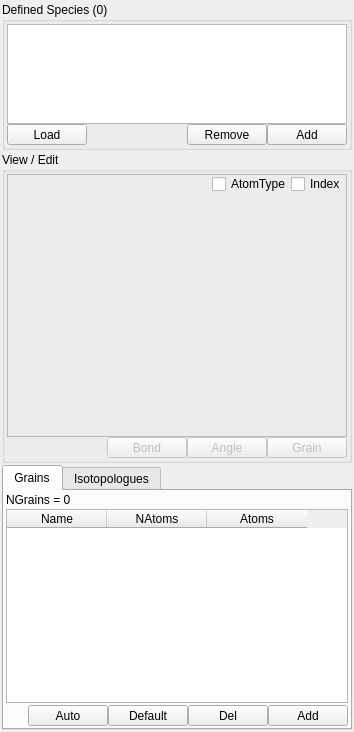
<?xml version="1.0" encoding="UTF-8"?>
<ui version="4.0">
 <class>DUQSpeciesDockWidget</class>
 <widget class="QDockWidget" name="DUQSpeciesDockWidget">
  <property name="geometry">
   <rect>
    <x>0</x>
    <y>0</y>
    <width>354</width>
    <height>732</height>
   </rect>
  </property>
  <property name="windowTitle">
   <string>Species</string>
  </property>
  <widget class="QWidget" name="dockWidgetContents">
   <layout class="QVBoxLayout" name="verticalLayout_5">
    <property name="spacing">
     <number>2</number>
    </property>
    <property name="margin">
     <number>2</number>
    </property>
    <item>
     <widget class="QGroupBox" name="DefinedSpeciesGroup">
      <property name="sizePolicy">
       <sizepolicy hsizetype="Expanding" vsizetype="Expanding">
        <horstretch>0</horstretch>
        <verstretch>0</verstretch>
       </sizepolicy>
      </property>
      <property name="title">
       <string>Defined Species (0)</string>
      </property>
      <layout class="QVBoxLayout" name="verticalLayout_2">
       <property name="spacing">
        <number>0</number>
       </property>
       <property name="margin">
        <number>2</number>
       </property>
       <item>
        <widget class="QListWidget" name="DefinedSpeciesList">
         <property name="sizePolicy">
          <sizepolicy hsizetype="Expanding" vsizetype="Maximum">
           <horstretch>0</horstretch>
           <verstretch>1</verstretch>
          </sizepolicy>
         </property>
         <property name="maximumSize">
          <size>
           <width>16777215</width>
           <height>100</height>
          </size>
         </property>
         <property name="editTriggers">
          <set>QAbstractItemView::DoubleClicked|QAbstractItemView::EditKeyPressed</set>
         </property>
         <property name="alternatingRowColors">
          <bool>true</bool>
         </property>
        </widget>
       </item>
       <item>
        <layout class="QHBoxLayout" name="horizontalLayout_2">
         <property name="spacing">
          <number>0</number>
         </property>
         <item>
          <widget class="QPushButton" name="LoadSpeciesButton">
           <property name="minimumSize">
            <size>
             <width>0</width>
             <height>0</height>
            </size>
           </property>
           <property name="maximumSize">
            <size>
             <width>400</width>
             <height>21</height>
            </size>
           </property>
           <property name="text">
            <string>Load</string>
           </property>
           <property name="icon">
            <iconset resource="icons.qrc">
             <normaloff>:/Icons/icons/file_open.svg</normaloff>:/Icons/icons/file_open.svg</iconset>
           </property>
           <property name="iconSize">
            <size>
             <width>12</width>
             <height>12</height>
            </size>
           </property>
          </widget>
         </item>
         <item>
          <spacer name="horizontalSpacer_3">
           <property name="orientation">
            <enum>Qt::Horizontal</enum>
           </property>
           <property name="sizeHint" stdset="0">
            <size>
             <width>40</width>
             <height>20</height>
            </size>
           </property>
          </spacer>
         </item>
         <item>
          <widget class="QPushButton" name="RemoveSpeciesButton">
           <property name="minimumSize">
            <size>
             <width>0</width>
             <height>0</height>
            </size>
           </property>
           <property name="maximumSize">
            <size>
             <width>400</width>
             <height>21</height>
            </size>
           </property>
           <property name="text">
            <string>Remove</string>
           </property>
           <property name="icon">
            <iconset resource="icons.qrc">
             <normaloff>:/Icons/icons/basic_minus.svg</normaloff>:/Icons/icons/basic_minus.svg</iconset>
           </property>
           <property name="iconSize">
            <size>
             <width>12</width>
             <height>12</height>
            </size>
           </property>
          </widget>
         </item>
         <item>
          <widget class="QPushButton" name="AddSpeciesButton">
           <property name="minimumSize">
            <size>
             <width>0</width>
             <height>0</height>
            </size>
           </property>
           <property name="maximumSize">
            <size>
             <width>400</width>
             <height>21</height>
            </size>
           </property>
           <property name="text">
            <string>Add</string>
           </property>
           <property name="icon">
            <iconset resource="icons.qrc">
             <normaloff>:/Icons/icons/basic_plus.svg</normaloff>:/Icons/icons/basic_plus.svg</iconset>
           </property>
           <property name="iconSize">
            <size>
             <width>12</width>
             <height>12</height>
            </size>
           </property>
          </widget>
         </item>
        </layout>
       </item>
      </layout>
     </widget>
    </item>
    <item>
     <widget class="QGroupBox" name="ViewEditGroup">
      <property name="sizePolicy">
       <sizepolicy hsizetype="Expanding" vsizetype="Expanding">
        <horstretch>0</horstretch>
        <verstretch>4</verstretch>
       </sizepolicy>
      </property>
      <property name="title">
       <string>View / Edit</string>
      </property>
      <layout class="QVBoxLayout" name="verticalLayout_3">
       <property name="spacing">
        <number>0</number>
       </property>
       <property name="margin">
        <number>2</number>
       </property>
       <item>
        <widget class="QFrame" name="ViewFrame">
         <property name="sizePolicy">
          <sizepolicy hsizetype="Expanding" vsizetype="Expanding">
           <horstretch>0</horstretch>
           <verstretch>0</verstretch>
          </sizepolicy>
         </property>
         <property name="frameShape">
          <enum>QFrame::StyledPanel</enum>
         </property>
         <property name="frameShadow">
          <enum>QFrame::Sunken</enum>
         </property>
         <layout class="QVBoxLayout" name="verticalLayout_8">
          <property name="spacing">
           <number>0</number>
          </property>
          <property name="margin">
           <number>0</number>
          </property>
          <item>
           <layout class="QHBoxLayout" name="horizontalLayout_20">
            <property name="spacing">
             <number>0</number>
            </property>
            <item>
             <spacer name="horizontalSpacer_13">
              <property name="orientation">
               <enum>Qt::Horizontal</enum>
              </property>
              <property name="sizeHint" stdset="0">
               <size>
                <width>40</width>
                <height>16</height>
               </size>
              </property>
             </spacer>
            </item>
            <item>
             <widget class="QCheckBox" name="ViewAtomTypeCheck">
              <property name="sizePolicy">
               <sizepolicy hsizetype="Minimum" vsizetype="Fixed">
                <horstretch>0</horstretch>
                <verstretch>0</verstretch>
               </sizepolicy>
              </property>
              <property name="maximumSize">
               <size>
                <width>16777215</width>
                <height>18</height>
               </size>
              </property>
              <property name="text">
               <string>AtomType</string>
              </property>
             </widget>
            </item>
            <item>
             <widget class="QCheckBox" name="ViewIndexCheck">
              <property name="sizePolicy">
               <sizepolicy hsizetype="Minimum" vsizetype="Fixed">
                <horstretch>0</horstretch>
                <verstretch>0</verstretch>
               </sizepolicy>
              </property>
              <property name="maximumSize">
               <size>
                <width>16777215</width>
                <height>18</height>
               </size>
              </property>
              <property name="text">
               <string>Index</string>
              </property>
             </widget>
            </item>
           </layout>
          </item>
          <item>
           <widget class="SpeciesViewer" name="SpeciesView" native="true">
            <property name="sizePolicy">
             <sizepolicy hsizetype="Expanding" vsizetype="Expanding">
              <horstretch>0</horstretch>
              <verstretch>0</verstretch>
             </sizepolicy>
            </property>
            <property name="mouseTracking">
             <bool>true</bool>
            </property>
           </widget>
          </item>
         </layout>
        </widget>
       </item>
       <item>
        <layout class="QHBoxLayout" name="horizontalLayout_6">
         <property name="spacing">
          <number>0</number>
         </property>
         <item>
          <spacer name="horizontalSpacer">
           <property name="orientation">
            <enum>Qt::Horizontal</enum>
           </property>
           <property name="sizeHint" stdset="0">
            <size>
             <width>40</width>
             <height>20</height>
            </size>
           </property>
          </spacer>
         </item>
         <item>
          <widget class="QPushButton" name="AddBondFromSelectionButton">
           <property name="enabled">
            <bool>false</bool>
           </property>
           <property name="maximumSize">
            <size>
             <width>16777215</width>
             <height>21</height>
            </size>
           </property>
           <property name="text">
            <string>Bond</string>
           </property>
           <property name="icon">
            <iconset resource="icons.qrc">
             <normaloff>:/Icons/icons/basic_plus.svg</normaloff>:/Icons/icons/basic_plus.svg</iconset>
           </property>
           <property name="iconSize">
            <size>
             <width>12</width>
             <height>12</height>
            </size>
           </property>
          </widget>
         </item>
         <item>
          <widget class="QPushButton" name="AddAngleFromSelectionButton">
           <property name="enabled">
            <bool>false</bool>
           </property>
           <property name="maximumSize">
            <size>
             <width>16777215</width>
             <height>21</height>
            </size>
           </property>
           <property name="text">
            <string>Angle</string>
           </property>
           <property name="icon">
            <iconset resource="icons.qrc">
             <normaloff>:/Icons/icons/basic_plus.svg</normaloff>:/Icons/icons/basic_plus.svg</iconset>
           </property>
           <property name="iconSize">
            <size>
             <width>12</width>
             <height>12</height>
            </size>
           </property>
          </widget>
         </item>
         <item>
          <widget class="QPushButton" name="AddGrainFromSelectionButton">
           <property name="enabled">
            <bool>false</bool>
           </property>
           <property name="maximumSize">
            <size>
             <width>16777215</width>
             <height>21</height>
            </size>
           </property>
           <property name="text">
            <string>Grain</string>
           </property>
           <property name="icon">
            <iconset resource="icons.qrc">
             <normaloff>:/Icons/icons/basic_plus.svg</normaloff>:/Icons/icons/basic_plus.svg</iconset>
           </property>
           <property name="iconSize">
            <size>
             <width>12</width>
             <height>12</height>
            </size>
           </property>
          </widget>
         </item>
        </layout>
       </item>
      </layout>
     </widget>
    </item>
    <item>
     <widget class="QTabWidget" name="SpeciesTabs">
      <property name="sizePolicy">
       <sizepolicy hsizetype="Expanding" vsizetype="Maximum">
        <horstretch>0</horstretch>
        <verstretch>0</verstretch>
       </sizepolicy>
      </property>
      <property name="minimumSize">
       <size>
        <width>350</width>
        <height>0</height>
       </size>
      </property>
      <property name="currentIndex">
       <number>0</number>
      </property>
      <widget class="QWidget" name="GrainsTab">
       <attribute name="title">
        <string>Grains</string>
       </attribute>
       <layout class="QVBoxLayout" name="verticalLayout">
        <property name="spacing">
         <number>2</number>
        </property>
        <property name="margin">
         <number>2</number>
        </property>
        <item>
         <widget class="QLabel" name="NGrainsLabel">
          <property name="text">
           <string>NGrains = 0</string>
          </property>
         </widget>
        </item>
        <item>
         <widget class="QTableWidget" name="GrainsTable">
          <property name="editTriggers">
           <set>QAbstractItemView::DoubleClicked|QAbstractItemView::EditKeyPressed</set>
          </property>
          <property name="alternatingRowColors">
           <bool>true</bool>
          </property>
          <property name="selectionMode">
           <enum>QAbstractItemView::SingleSelection</enum>
          </property>
          <property name="selectionBehavior">
           <enum>QAbstractItemView::SelectRows</enum>
          </property>
          <attribute name="verticalHeaderVisible">
           <bool>false</bool>
          </attribute>
          <column>
           <property name="text">
            <string>Name</string>
           </property>
          </column>
          <column>
           <property name="text">
            <string>NAtoms</string>
           </property>
          </column>
          <column>
           <property name="text">
            <string>Atoms</string>
           </property>
          </column>
         </widget>
        </item>
        <item>
         <layout class="QHBoxLayout" name="horizontalLayout_7">
          <property name="spacing">
           <number>0</number>
          </property>
          <item>
           <spacer name="horizontalSpacer_8">
            <property name="orientation">
             <enum>Qt::Horizontal</enum>
            </property>
            <property name="sizeHint" stdset="0">
             <size>
              <width>40</width>
              <height>20</height>
             </size>
            </property>
           </spacer>
          </item>
          <item>
           <widget class="QPushButton" name="AutoGrainButton">
            <property name="minimumSize">
             <size>
              <width>0</width>
              <height>0</height>
             </size>
            </property>
            <property name="maximumSize">
             <size>
              <width>400</width>
              <height>21</height>
             </size>
            </property>
            <property name="toolTip">
             <string>Create a Grain setup based on chemical sub-units</string>
            </property>
            <property name="text">
             <string>Auto</string>
            </property>
            <property name="iconSize">
             <size>
              <width>12</width>
              <height>12</height>
             </size>
            </property>
           </widget>
          </item>
          <item>
           <widget class="QPushButton" name="AddDefaultGrainButton">
            <property name="minimumSize">
             <size>
              <width>0</width>
              <height>0</height>
             </size>
            </property>
            <property name="maximumSize">
             <size>
              <width>400</width>
              <height>21</height>
             </size>
            </property>
            <property name="toolTip">
             <string>Create a single Grain for the whole species</string>
            </property>
            <property name="text">
             <string>Default</string>
            </property>
            <property name="iconSize">
             <size>
              <width>12</width>
              <height>12</height>
             </size>
            </property>
           </widget>
          </item>
          <item>
           <widget class="QPushButton" name="RemoveGrainButton">
            <property name="minimumSize">
             <size>
              <width>0</width>
              <height>0</height>
             </size>
            </property>
            <property name="maximumSize">
             <size>
              <width>400</width>
              <height>21</height>
             </size>
            </property>
            <property name="text">
             <string>Del</string>
            </property>
            <property name="icon">
             <iconset resource="icons.qrc">
              <normaloff>:/Icons/icons/basic_minus.svg</normaloff>:/Icons/icons/basic_minus.svg</iconset>
            </property>
            <property name="iconSize">
             <size>
              <width>12</width>
              <height>12</height>
             </size>
            </property>
           </widget>
          </item>
          <item>
           <widget class="QPushButton" name="AddGrainButton">
            <property name="minimumSize">
             <size>
              <width>0</width>
              <height>0</height>
             </size>
            </property>
            <property name="maximumSize">
             <size>
              <width>400</width>
              <height>21</height>
             </size>
            </property>
            <property name="text">
             <string>Add</string>
            </property>
            <property name="icon">
             <iconset resource="icons.qrc">
              <normaloff>:/Icons/icons/basic_plus.svg</normaloff>:/Icons/icons/basic_plus.svg</iconset>
            </property>
            <property name="iconSize">
             <size>
              <width>12</width>
              <height>12</height>
             </size>
            </property>
           </widget>
          </item>
         </layout>
        </item>
       </layout>
      </widget>
      <widget class="QWidget" name="IsotopologuesTab">
       <attribute name="title">
        <string>Isotopologues</string>
       </attribute>
       <layout class="QVBoxLayout" name="verticalLayout_4">
        <property name="spacing">
         <number>2</number>
        </property>
        <property name="margin">
         <number>2</number>
        </property>
        <item>
         <widget class="QLabel" name="NIsotopologuesLabel">
          <property name="text">
           <string>NIsotopologues = 0</string>
          </property>
         </widget>
        </item>
        <item>
         <widget class="QTreeWidget" name="IsotopologuesTree">
          <property name="sizePolicy">
           <sizepolicy hsizetype="Expanding" vsizetype="Expanding">
            <horstretch>0</horstretch>
            <verstretch>1</verstretch>
           </sizepolicy>
          </property>
          <property name="mouseTracking">
           <bool>false</bool>
          </property>
          <property name="editTriggers">
           <set>QAbstractItemView::DoubleClicked|QAbstractItemView::EditKeyPressed</set>
          </property>
          <property name="alternatingRowColors">
           <bool>true</bool>
          </property>
          <column>
           <property name="text">
            <string>Isotopologue</string>
           </property>
          </column>
          <column>
           <property name="text">
            <string>AtomType</string>
           </property>
          </column>
          <column>
           <property name="text">
            <string>Element</string>
           </property>
          </column>
          <column>
           <property name="text">
            <string>Isotope</string>
           </property>
          </column>
         </widget>
        </item>
        <item>
         <layout class="QHBoxLayout" name="horizontalLayout_3">
          <property name="spacing">
           <number>0</number>
          </property>
          <item>
           <spacer name="horizontalSpacer_5">
            <property name="orientation">
             <enum>Qt::Horizontal</enum>
            </property>
            <property name="sizeHint" stdset="0">
             <size>
              <width>40</width>
              <height>20</height>
             </size>
            </property>
           </spacer>
          </item>
          <item>
           <widget class="QPushButton" name="CopyIsotopologueButton">
            <property name="minimumSize">
             <size>
              <width>0</width>
              <height>0</height>
             </size>
            </property>
            <property name="maximumSize">
             <size>
              <width>400</width>
              <height>21</height>
             </size>
            </property>
            <property name="text">
             <string>Copy</string>
            </property>
            <property name="icon">
             <iconset resource="icons.qrc">
              <normaloff>:/Icons/icons/basic_copy.svg</normaloff>:/Icons/icons/basic_copy.svg</iconset>
            </property>
            <property name="iconSize">
             <size>
              <width>12</width>
              <height>12</height>
             </size>
            </property>
           </widget>
          </item>
          <item>
           <widget class="QPushButton" name="RemoveIsotopologueFromSpeciesButton">
            <property name="minimumSize">
             <size>
              <width>0</width>
              <height>0</height>
             </size>
            </property>
            <property name="maximumSize">
             <size>
              <width>400</width>
              <height>21</height>
             </size>
            </property>
            <property name="text">
             <string>Remove</string>
            </property>
            <property name="icon">
             <iconset resource="icons.qrc">
              <normaloff>:/Icons/icons/basic_minus.svg</normaloff>:/Icons/icons/basic_minus.svg</iconset>
            </property>
            <property name="iconSize">
             <size>
              <width>12</width>
              <height>12</height>
             </size>
            </property>
           </widget>
          </item>
          <item>
           <widget class="QPushButton" name="AddIsotopologueToSpeciesButton">
            <property name="minimumSize">
             <size>
              <width>0</width>
              <height>0</height>
             </size>
            </property>
            <property name="maximumSize">
             <size>
              <width>400</width>
              <height>21</height>
             </size>
            </property>
            <property name="text">
             <string>Add</string>
            </property>
            <property name="icon">
             <iconset resource="icons.qrc">
              <normaloff>:/Icons/icons/basic_plus.svg</normaloff>:/Icons/icons/basic_plus.svg</iconset>
            </property>
            <property name="iconSize">
             <size>
              <width>12</width>
              <height>12</height>
             </size>
            </property>
           </widget>
          </item>
         </layout>
        </item>
       </layout>
      </widget>
     </widget>
    </item>
   </layout>
  </widget>
 </widget>
 <customwidgets>
  <customwidget>
   <class>SpeciesViewer</class>
   <extends>QWidget</extends>
   <header>gui/speciesviewer.uih</header>
   <container>1</container>
  </customwidget>
 </customwidgets>
 <resources>
  <include location="icons.qrc"/>
 </resources>
 <connections/>
</ui>
